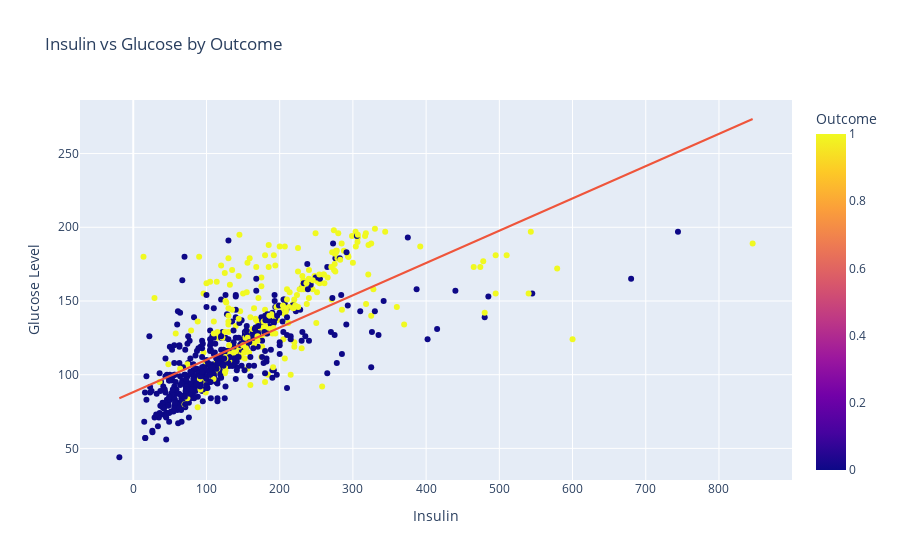

Write notebook code for a chart like this one.
### Code cell
import plotly.express as px

fig = px.scatter(df, x='Insulin', y='Glucose', color='Outcome',
                    title='Insulin vs Glucose by Outcome',
                    labels={'insulin': 'Insulin Level', 'Glucose': 'Glucose Level'},
                    trendline='ols')  
fig.show()

### Figure 1 — Plotly figure (JSON) as saved in the notebook; plotly's stock layout.template omitted (floating-point values rounded to 4 significant figures; data arrays with more than 128 entries replaced by an {"elided": "..."} marker saying what was removed)
{"data": [{"hovertemplate": "Insulin=%{x}<br>Glucose Level=%{y}<br>Outcome=%{marker.color}<extra></extra>", "legendgroup": "", "marker": {"color": {"elided": "768 int values"}, "coloraxis": "coloraxis", "symbol": "circle"}, "mode": "markers", "name": "", "orientation": "v", "showlegend": false, "type": "scatter", "x": {"elided": "768 float values"}, "xaxis": "x", "y": {"elided": "768 float values"}, "yaxis": "y"}, {"hovertemplate": "<b>OLS trendline</b><br>Glucose = 0.21895 * Insulin + 88.2073<br>R<sup>2</sup>=0.488510<br><br>Insulin=%{x}<br>Glucose Level=%{y} <b>(trend)</b><extra></extra>", "legendgroup": "", "marker": {"symbol": "circle"}, "mode": "lines", "name": "", "showlegend": false, "type": "scatter", "x": {"elided": "768 float values"}, "xaxis": "x", "y": {"elided": "768 float values"}, "yaxis": "y"}], "layout": {"coloraxis": {"colorbar": {"title": {"text": "Outcome"}}, "colorscale": [[0, "#0d0887"], [0.1111, "#46039f"], [0.2222, "#7201a8"], [0.3333, "#9c179e"], [0.4444, "#bd3786"], [0.5556, "#d8576b"], [0.6667, "#ed7953"], [0.7778, "#fb9f3a"], [0.8889, "#fdca26"], [1, "#f0f921"]]}, "legend": {"tracegroupgap": 0}, "title": {"text": "Insulin vs Glucose by Outcome"}, "xaxis": {"anchor": "y", "domain": [0, 1], "title": {"text": "Insulin"}}, "yaxis": {"anchor": "x", "domain": [0, 1], "title": {"text": "Glucose Level"}}}}
